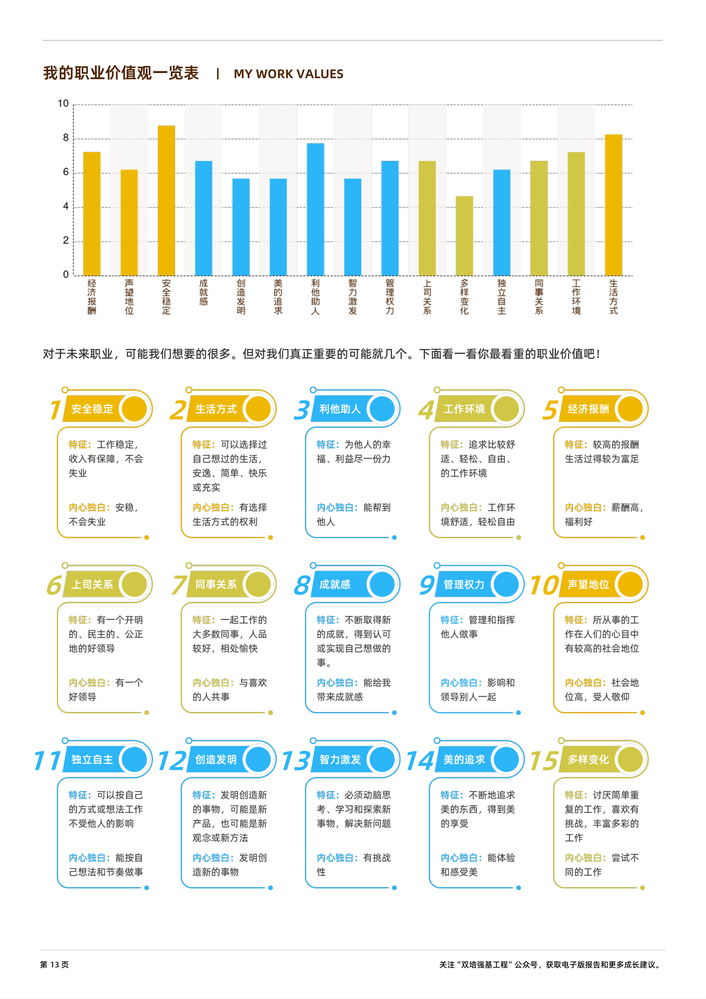
#> input picture data/page15.png, 706 x 999 px, shrunk from 1653 x 2339 before the run
$ python _extract_ranking_simple.py
#> lines starting #> are read from the running program, lines starting #| are printed output that depends on the picture; after the words box and inside, x2 and y2 are one past the last pixel; in counts of white or black regions, pixels touching at a corner belong together
import cv2
import numpy as np

VALUE_LABELS = [
    "创造发明", "独立自主", "美的追求", "智力激发", "利他助人",
    "成就感", "管理权力", "工作环境", "同事关系", "上司关系",
    "多样变化", "经济报酬", "安全稳定", "声望地位", "生活方式"
]

def extract_ranking_from_page15(img_path: str) -> list:
#> called with img_path = 'data/page15.png'
    img = cv2.imread(img_path)
#> img is the input picture: shape (999, 706, 3); mean B, G, R 237, 242.4, 238.3
    if img is None:
        return []

    h, w = img.shape[:2]
#> h = 999; w = 706

    ranking_region = img[int(h * 0.55):int(h * 0.95), :]
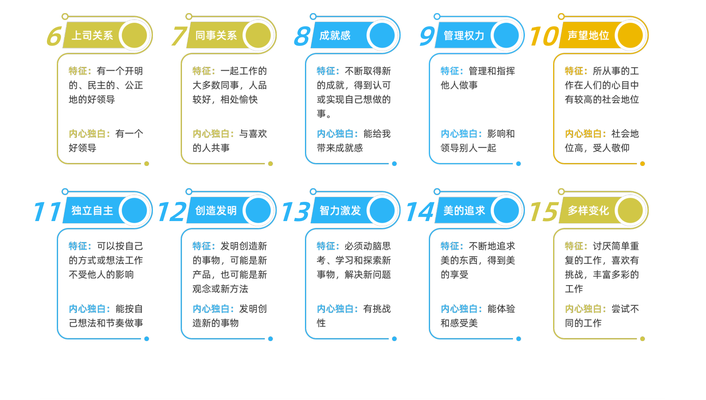
#> ranking_region: shape (400, 706, 3); mean B, G, R 241.1, 242.7, 235.9
    rh, rw = ranking_region.shape[:2]
#> rh = 400; rw = 706

    gray = cv2.cvtColor(ranking_region, cv2.COLOR_BGR2GRAY)
    blur = cv2.GaussianBlur(gray, (5, 5), 0)
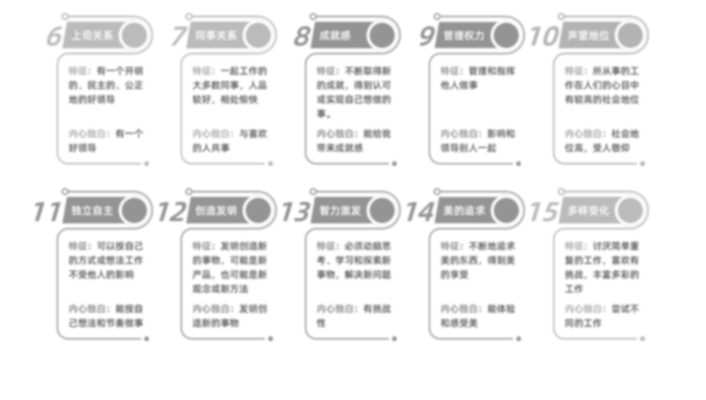
#> blur: shape (400, 706); min 122, max 255, mean 240.5
    _, thresh = cv2.threshold(blur, 200, 255, cv2.THRESH_BINARY_INV)
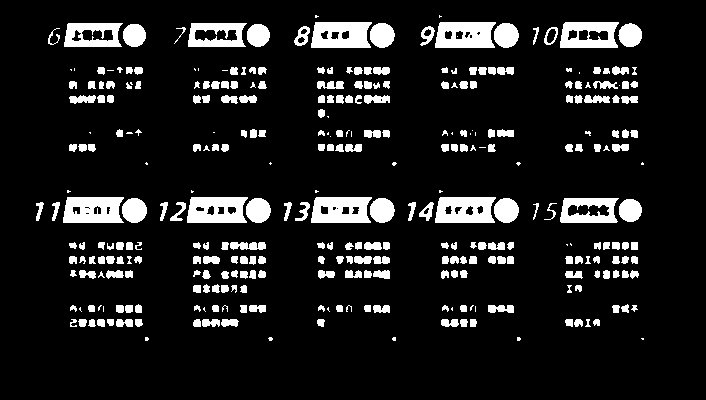
#> thresh: shape (400, 706); 11.4% white; 328 white regions (59 under 20 px), largest, box (x1, y1, x2, y2) and area: (63, 197, 124, 223) 1348, (435, 22, 496, 48) 1322, (311, 22, 372, 48) 1316

    kernel = np.ones((3, 3), np.uint8)
    thresh = cv2.morphologyEx(thresh, cv2.MORPH_OPEN, kernel)
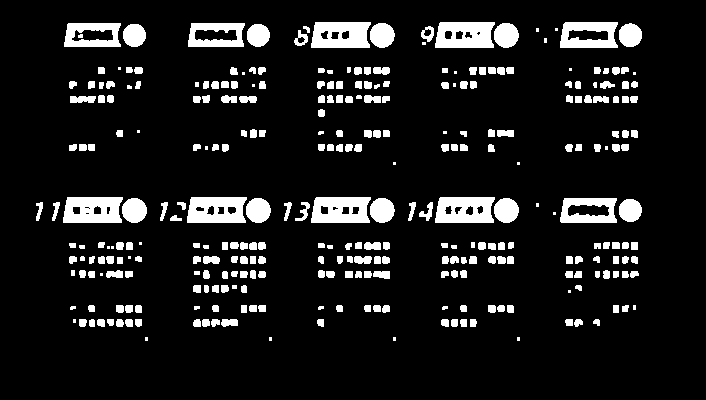
#> thresh: shape (400, 706); 10.7% white; 309 white regions (33 under 20 px)

    contours, _ = cv2.findContours(thresh, cv2.RETR_EXTERNAL, cv2.CHAIN_APPROX_SIMPLE)
#> contours = 308 contours, 53 with area under 20; largest, box (x1, y1, x2, y2) and area: (63, 197, 123, 223) 1368, (187, 197, 247, 223) 1368, (435, 197, 495, 223) 1364, (311, 22, 371, 48) 1362, (311, 197, 371, 223) 1361

    number_boxes = []
    for contour in contours:
        area = cv2.contourArea(contour)
        if area < 50 or area > 500:
            continue

        x, y, cw, ch = cv2.boundingRect(contour)

        if cw < 10 or ch < 10:
            continue

        if x > rw * 0.85:
            number_boxes.append({'x': x, 'y': y, 'w': cw, 'h': ch})
#> this loop made 308 passes
#> area on passes 5 to 7: 26, 40, 39
#> after the loop, number_boxes = 2 items

    number_boxes = sorted(number_boxes, key=lambda b: b['y'])[:15]

    print(f"检测到 {len(number_boxes)} 个数字框（右侧）")
#| 检测到 2 个数字框（右侧）

    ranking = []
    for i, box in enumerate(number_boxes):
        x, y, cw, ch = box['x'], box['y'], box['w'], box['h']

        text_region = ranking_region[y:y+ch, :x-10]

        text_gray = cv2.cvtColor(text_region, cv2.COLOR_BGR2GRAY)
        _, text_thresh = cv2.threshold(text_gray, 200, 255, cv2.THRESH_BINARY_INV)

        col_sum = text_thresh.sum(axis=0)
        non_zero_cols = np.where(col_sum > 500)[0]

        if len(non_zero_cols) > 0:
            text_start = non_zero_cols.min()
            text_end = non_zero_cols.max()

            print(f"  排名 {i+1}: 数字位置 ({x},{y}), 文本宽度 {text_end-text_start}")

            ranking.append({
                'rank': i + 1,
                'y': y,
                'text_width': text_end - text_start
            })
#> this loop made 2 passes
#> (x, y, cw, ch, text_start, text_end) on passes 1 to 2: (619, 23, 23, 24, 47, 608), (619, 199, 23, 23, 35, 608)
#|   排名 1: 数字位置 (619,23), 文本宽度 561
#|   排名 2: 数字位置 (619,199), 文本宽度 573
#> pass 1, in extract_ranking_from_page15, `_, text_thresh = cv2.threshold(text_gray, 200, 255, cv2.THRESH_BINARY_..`:
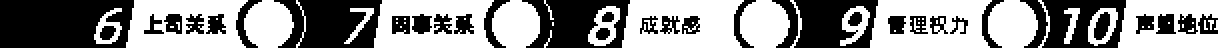
#> text_thresh: shape (24, 609) (shown 2 times larger); 55.3% white; 35 black regions, largest, box (x1, y1, x2, y2) and area: (0, 0, 67, 24) 1407, (137, 0, 191, 24) 972, (261, 0, 315, 24) 835
#> pass 2, in extract_ranking_from_page15, `text_region = ranking_region[y:y+ch, :x-10]`:
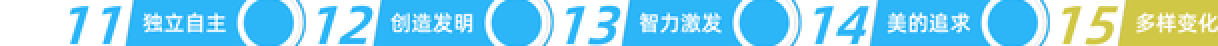
#> text_region: shape (23, 609, 3) (shown 2 times larger); mean B, G, R 235.1, 211.5, 141.4
#> after the loop:
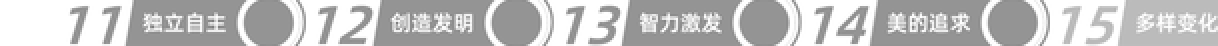
#> text_gray: shape (23, 609) (shown 2 times larger); min 125, max 255, mean 193.3
#> after the loop, ranking = 2 items

    return ranking

def match_labels_by_text_width(ranking: list, bar_scores: dict) -> dict:
    sorted_labels = sorted(bar_scores.keys(), key=lambda k: bar_scores[k], reverse=True)

    ranking.sort(key=lambda r: r['y'])

    result = {}
    for i, rank_item in enumerate(ranking):
        if i < len(sorted_labels):
            result[sorted_labels[i]] = rank_item['rank']

    return result

if __name__ == '__main__':
    ranking = extract_ranking_from_page15('data/page15.png')
#> ranking = 2 items
    print(f"\n排序结果: {ranking}")
#| 排序结果: [{'rank': 1, 'y': 23, 'text_width': 561}, {'rank': 2, 'y': 199, 'text_width': 573}]

$ run again, with data/page12.png copied over data/page15.png
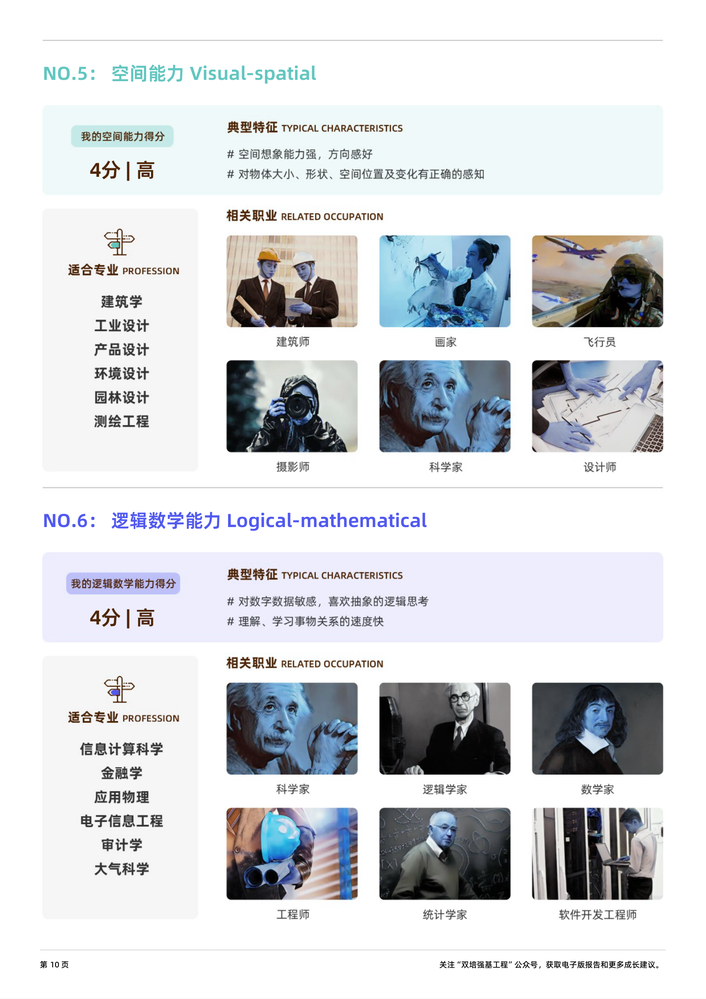
#> input picture data/page12.png, 706 x 999 px, shrunk from 1653 x 2339 before the run
#> in extract_ranking_from_page15, img is the input picture: shape (999, 706, 3); mean B, G, R 220.7, 217.5, 215.1
#> in extract_ranking_from_page15, `blur = cv2.GaussianBlur(gray, (5, 5), 0)`:
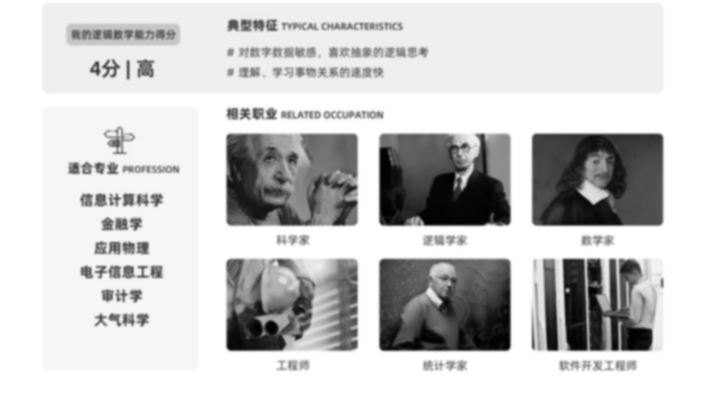
#> blur: shape (400, 706); min 1, max 255, mean 202.8
#> in extract_ranking_from_page15, `thresh = cv2.morphologyEx(thresh, cv2.MORPH_OPEN, kernel)`:
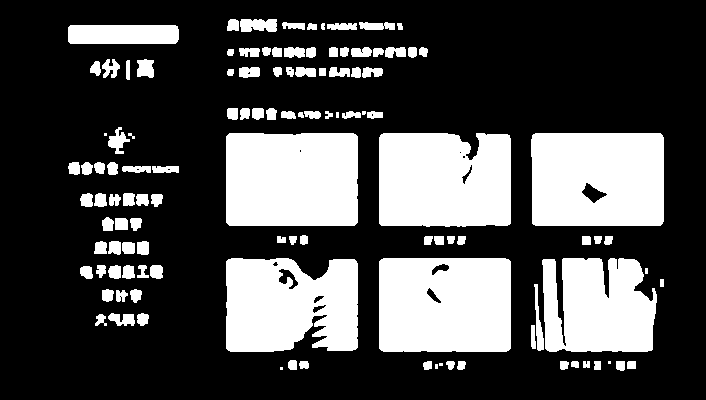
#> thresh: shape (400, 706); 29.1% white; 116 white regions (8 under 20 px)
#> contours = 116 contours, 11 with area under 20; largest, box (x1, y1, x2, y2) and area: (379, 258, 511, 352) 12149, (531, 133, 664, 226) 12053, (226, 133, 358, 226) 11985, (379, 133, 511, 227) 11686, (226, 258, 358, 352) 10850
#> the loop in extract_ranking_from_page15, `for contour in contours:` made 116 passes
#> (area, x, y, cw, ch) on passes 4, 5, 10, 11, 13, 14, 15, 16: (55.5, 627, 361, 9, 8), (67.5, 616, 361, 9, 10), (55, 560, 361, 9, 9), (52.5, 457, 361, 9, 9), (55, 423, 361, 9, 9), (55, 299, 361, 10, 8), (67.5, 288, 360, 9, 10), (75, 531, 325, 5, 24)
#> after the loop in extract_ranking_from_page15, `for contour in contours:`: number_boxes = []
#| 检测到 0 个数字框（右侧）
#| 排序结果: []
